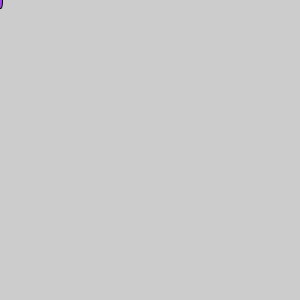
Frame 1 (no input)
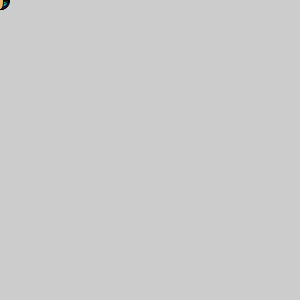
Frame 60 (the mouse pressed at the canvas centre just before this capture)
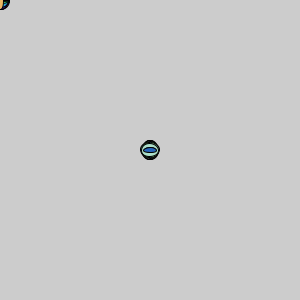
Frame 120 (the mouse held since frame 60 and released just before this capture)

The Processing sketch that drew these frames (run headless with seeded random() and noise(); from frame 60 on, the mouse is pressed at the canvas centre):

// Processing sketch: shapesv2
// ── shapesv2.pde
void setup() {
  size(300,300);
}

void draw () {
  fill(random(255),random(255),random(255));
  ellipse(mouseX,mouseY,random(20),random(20));
}
